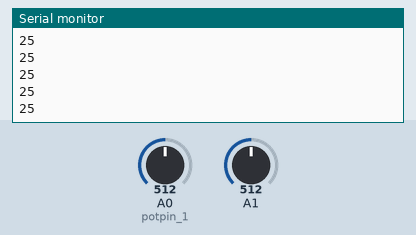
Recording of a sketch running on a simulated Arduino Uno, built with avr-gcc and run on an emulated ATmega328P. Shown: the last lines printed to the serial monitor. The test bench sets the inputs (shaded band); at power-on: A0 (potpin_1) = 512, A1 = 512. No radio packets arrive unless stated.

Above: at 1.2 s.
1.3 s: A0 (potpin_1) set to 716
At 1.9 s:
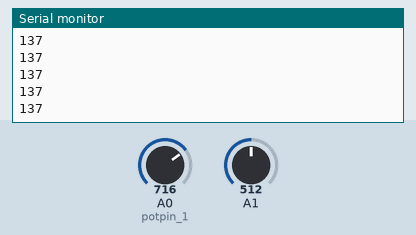
2.8 s: A0 (potpin_1) set to 900
At 3.7 s:
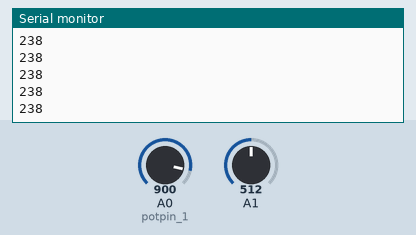
Timing chart, 0 to 5.8 s (numbered marks = the images above; inputs shaded):
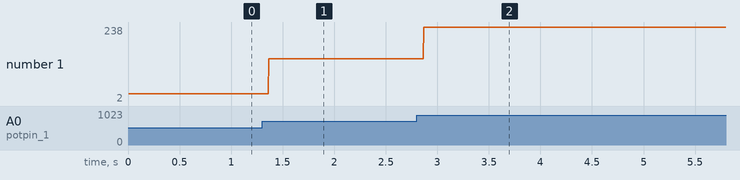

The sketch:

Remote_Control.ino
```cpp
#include <SPI.h>
#include "RF24.h"
RF24 radio(7,8);
const uint64_t pipe = 0xF0F0F0F000LL;
int msg[1];
int potpin_1 = A0;
byte addresses[][6] = {"1Node","2Node"};
int left,right,left_map,right_map;
int control[10];

void setup(void){
  pinMode(A0,INPUT);
  pinMode(A1,INPUT);
  Serial.begin(9600);
radio.begin();
radio.openWritingPipe(addresses[1]);
radio.setChannel(0x60);                      //канал
}
void loop() {


left_map=map(analogRead(A0), 0, 930, -255, 255);
right_map=map(analogRead(A1), 0, 930, -255, 255);
control[1] = left_map;
control[2] = right_map;
Serial.println(control[1]);
radio.write(&control,sizeof(control));
}
```

Measured:
- after the input at 1.3 s, the serial monitor: prints a new line after 0.07 s (image 1)
- after the input at 2.8 s, the serial monitor: prints a new line after 0.07 s (image 2)
- plotted number 1: 25 → 137 after the input at 1.3 s, 137 → 2 after the input at 2.8 s
